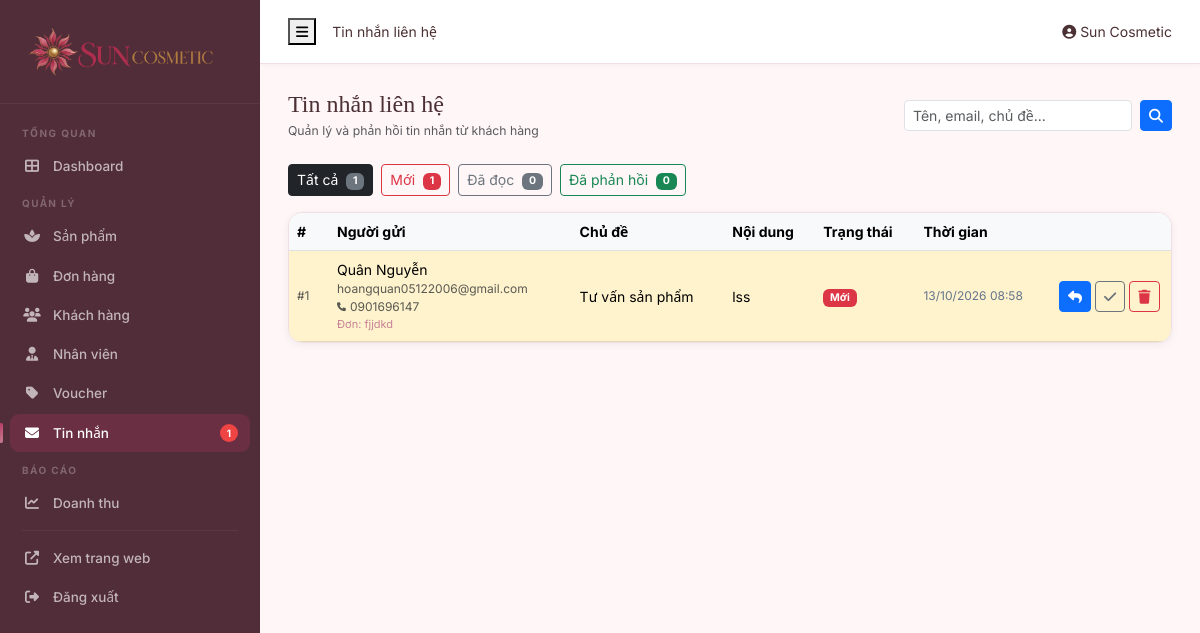
Page /admin/contacts (signed in) on the committed database.
### tables this page shows
CREATE TABLE `lien_he` (
  `id` int(11) NOT NULL AUTO_INCREMENT,
  `ten` varchar(100) NOT NULL,
  `thu_dien_tu` varchar(100) NOT NULL,
  `so_dien_thoai` varchar(20) DEFAULT NULL,
  `id_don_hang` varchar(50) DEFAULT NULL,
  `chu_de` varchar(255) DEFAULT NULL,
  `noi_dung` text NOT NULL,
  `trang_thai` enum('new','read','replied') DEFAULT 'new',
  `noi_dung_tra_loi` text DEFAULT NULL,
  `nguoi_tra_loi` varchar(100) DEFAULT NULL,
  `ngay_tra_loi` datetime DEFAULT NULL,
  `ngay_tao` timestamp NOT NULL DEFAULT current_timestamp(),
  PRIMARY KEY (`id`),
  KEY `idx_trang_thai` (`trang_thai`),
  KEY `idx_thu_dien_tu` (`thu_dien_tu`)
);

### controllers/DieuKhienQuanTri.php (called while the page is built, shortened)
<?php
class DieuKhienQuanTri {
    public function contacts($param = null) {
        $db = db();
        $sql     = "SELECT * FROM lien_he WHERE 1=1";
        $params  = [];
        $sql    .= " ORDER BY ngay_tao DESC";
        $contacts = $db->fetchAll($sql, $params);
        $counts = [
            'all'     => $db->fetch("SELECT COUNT(*) AS c FROM lien_he")['c']             ?? 0,
            'new'     => $db->fetch("SELECT COUNT(*) AS c FROM lien_he WHERE trang_thai='new'")['c']     ?? 0,
            'read'    => $db->fetch("SELECT COUNT(*) AS c FROM lien_he WHERE trang_thai='read'")['c']    ?? 0,
            'replied' => $db->fetch("SELECT COUNT(*) AS c FROM lien_he WHERE trang_thai='replied'")['c'] ?? 0,
        ];
        require_once ROOT_PATH . '/views/quan_tri/lien_he.php';
    }
}

### config/co_so_du_lieu.php (called while the page is built, shortened)
<?php
class Database
{
    private static $instance = null;
    private $pdo;
    private function __construct()
    {
        $dsn = "mysql:host=" . DB_HOST . ";dbname=" . DB_NAME . ";charset=" . DB_CHARSET;
        $options = [
            PDO::ATTR_ERRMODE => PDO::ERRMODE_EXCEPTION,
            PDO::ATTR_DEFAULT_FETCH_MODE => PDO::FETCH_ASSOC,
            PDO::ATTR_EMULATE_PREPARES => false,
        ];
        try {
            $this->pdo = new PDO($dsn, DB_USER, DB_PASS, $options);
        } catch (PDOException $e) {
            if (DEBUG) {
                die("Database connection failed: " . $e->getMessage());
            } else {
                die("Database connection failed.");
            }
        }
    }
    public static function getInstance()
    {
        if (self::$instance === null) {
            self::$instance = new self();
        }
        return self::$instance;
    }
    public function query($sql, $params = [])
    {
        $stmt = $this->pdo->prepare($sql);
        $stmt->execute($params);
        return $stmt;
    }
    public function fetch($sql, $params = [])
    {
        return $this->query($sql, $params)->fetch();
    }
    public function fetchAll($sql, $params = [])
    {
        return $this->query($sql, $params)->fetchAll();
    }
}
function db()
{
    return Database::getInstance();
}

### views/quan_tri/lien_he.php (the view, shortened to what this page needs)
<?php
$admin    = $_SESSION['admin'];
$contacts = $contacts ?? [];
$counts   = $counts   ?? ['all'=>0,'new'=>0,'read'=>0,'replied'=>0];
$filter   = $_GET['status']  ?? '';
$search   = $_GET['search']  ?? '';
$statusLabel = ['new' => 'Mới', 'read' => 'Đã đọc', 'replied' => 'Đã phản hồi'];
$statusClass = ['new' => 'danger', 'read' => 'secondary', 'replied' => 'success'];
$subjectMap  = [
    'technical-support' => 'Hỗ trợ kỹ thuật',
    'buying-advice'     => 'Tư vấn mua hàng',
    'warranty-check'    => 'Thông tin sản phẩm',
    'others'            => 'Khác',
];
?>
<!DOCTYPE html>
<html lang="vi">
<head>
    <link href="https://cdn.jsdelivr.net/npm/bootstrap@5.3.0/dist/css/bootstrap.min.css" rel="stylesheet">
    <link href="https://cdnjs.cloudflare.com/ajax/libs/font-awesome/6.4.0/css/all.min.css" rel="stylesheet">
    <link rel="stylesheet" href="<?= ASSETS_URL ?>/css/admin.css">
<link rel="stylesheet" href="<?= ASSETS_URL ?>/css/sun-cosmetic.css?v=<?= filemtime(ROOT_PATH.'/assets/css/sun-cosmetic.css') ?>"></head>
<body>
<div class="admin-wrapper">
    <aside class="admin-sidebar" id="adminSidebar">
        <a href="<?= SITE_URL ?>/admin" class="admin-brand">
            <img src="<?= ASSETS_URL ?>/images/sun-logo.png?v=<?= filemtime(ROOT_PATH.'/assets/images/sun-logo.png') ?>" alt="Sun Cosmetic" style="height:65px;width:auto;display:block;">
        </a>
        <nav class="admin-nav">
            <span class="admin-nav-label">Tổng quan</span>
            <a href="<?= SITE_URL ?>/admin" class="admin-nav-item"><i class="fas fa-th-large"></i> Dashboard</a>
            <span class="admin-nav-label">Quản lý</span>
            <a href="<?= SITE_URL ?>/admin/products"  class="admin-nav-item"><i class="fas fa-spa"></i> Sản phẩm</a>
            <a href="<?= SITE_URL ?>/admin/orders"    class="admin-nav-item"><i class="fas fa-shopping-bag"></i> Đơn hàng</a>
            <a href="<?= SITE_URL ?>/admin/customers" class="admin-nav-item"><i class="fas fa-users"></i> Khách hàng</a>
            <a href="<?= SITE_URL ?>/admin/employees" class="admin-nav-item"><i class="fas fa-user-tie"></i> Nhân viên</a>
            <a href="<?= SITE_URL ?>/admin/vouchers"  class="admin-nav-item"><i class="fas fa-tag"></i> Voucher</a>
            <a href="<?= SITE_URL ?>/admin/contacts"  class="admin-nav-item active">
                <i class="fas fa-envelope"></i> Tin nhắn
                <?php if ($counts['new'] > 0): ?>
                <span class="badge-count"><?= $counts['new'] ?></span>
                <?php endif; ?>
            </a>
            <span class="admin-nav-label">Báo cáo</span>
            <a href="<?= SITE_URL ?>/admin/revenue" class="admin-nav-item"><i class="fas fa-chart-line"></i> Doanh thu</a>
            <div class="admin-nav-divider"></div>
            <a href="<?= SITE_URL ?>" class="admin-nav-item" target="_blank"><i class="fas fa-external-link-alt"></i> Xem trang web</a>
            <a href="<?= SITE_URL ?>/admin/logout" class="admin-nav-item"><i class="fas fa-sign-out-alt"></i> Đăng xuất</a>
        </nav>
    </aside>
    <div class="admin-main">
        <header class="admin-topbar">
            <button class="admin-menu-toggle" id="menuToggle"><i class="fas fa-bars"></i></button>
            <div class="admin-topbar-title">Tin nhắn liên hệ</div>
            <div class="admin-topbar-right">
                <span class="admin-user"><i class="fas fa-user-circle me-1"></i><?= htmlspecialchars($admin['ho_ten']) ?></span>
            </div>
        </header>
        <div class="admin-content">
            <div class="d-flex flex-wrap align-items-center gap-3 mb-4">
                <div>
                    <h4 class="fw-700 mb-0">Tin nhắn liên hệ</h4>
                    <small class="text-muted">Quản lý và phản hồi tin nhắn từ khách hàng</small>
                </div>
                <div class="ms-auto d-flex gap-2 flex-wrap">
                    <form method="GET" action="<?= SITE_URL ?>/admin/contacts" class="d-flex gap-2">
                        <input type="text" name="search" class="form-control form-control-sm"
                               placeholder="Tên, email, chủ đề..." value="<?= htmlspecialchars($search) ?>" style="min-width:200px">
                        <button class="btn btn-sm btn-primary"><i class="fas fa-search"></i></button>
                    </form>
                </div>
            </div>
            <div class="d-flex gap-2 mb-3 flex-wrap">
                <a href="<?= SITE_URL ?>/admin/contacts<?= $search ? '?search='.urlencode($search) : '' ?>"
                   class="btn btn-sm <?= !$filter ? 'btn-dark' : 'btn-outline-secondary' ?>">
                    Tất cả <span class="badge bg-secondary ms-1"><?= $counts['all'] ?></span>
                </a>
                <a href="<?= SITE_URL ?>/admin/contacts?status=new<?= $search ? '&search='.urlencode($search) : '' ?>"
                   class="btn btn-sm <?= $filter==='new' ? 'btn-danger' : 'btn-outline-danger' ?>">
                    Mới <span class="badge bg-danger ms-1"><?= $counts['new'] ?></span>
                </a>
                <a href="<?= SITE_URL ?>/admin/contacts?status=read<?= $search ? '&search='.urlencode($search) : '' ?>"
                   class="btn btn-sm <?= $filter==='read' ? 'btn-secondary' : 'btn-outline-secondary' ?>">
                    Đã đọc <span class="badge bg-secondary ms-1"><?= $counts['read'] ?></span>
                </a>
                <a href="<?= SITE_URL ?>/admin/contacts?status=replied<?= $search ? '&search='.urlencode($search) : '' ?>"
                   class="btn btn-sm <?= $filter==='replied' ? 'btn-success' : 'btn-outline-success' ?>">
                    Đã phản hồi <span class="badge bg-success ms-1"><?= $counts['replied'] ?></span>
                </a>
            </div>
            <div class="admin-card">
                <?php if (empty($contacts)): ?>
                <div class="text-center py-5 text-muted">
                    <i class="fas fa-inbox fa-3x mb-3 opacity-25"></i>
                    <p>Không có tin nhắn nào.</p>
                </div>
                <?php else: ?>
                <div class="table-responsive">
                    <table class="table table-hover align-middle mb-0">
                        <thead class="table-light">
                            <tr>
                                <th style="width:40px">#</th>
                                <th>Người gửi</th>
                                <th>Chủ đề</th>
                                <th>Nội dung</th>
                                <th>Trạng thái</th>
                                <th>Thời gian</th>
                                <th style="width:120px"></th>
                            </tr>
                        </thead>
                        <tbody>
                        <?php foreach ($contacts as $c): ?>
                            <tr class="<?= $c['trang_thai'] === 'new' ? 'table-warning' : '' ?>">
                                <td class="text-muted" style="font-size:12px">#<?= $c['id'] ?></td>
                                <td>
                                    <div class="fw-600"><?= htmlspecialchars($c['ten']) ?></div>
                                    <div class="text-muted" style="font-size:12px"><?= htmlspecialchars($c['thu_dien_tu']) ?></div>
                                    <?php if ($c['so_dien_thoai']): ?>
                                    <div class="text-muted" style="font-size:12px"><i class="fas fa-phone fa-xs me-1"></i><?= htmlspecialchars($c['so_dien_thoai']) ?></div>
                                    <?php endif; ?>
                                    <?php if ($c['id_don_hang']): ?>
                                    <div style="font-size:11px;color:#c78195">Đơn: <?= htmlspecialchars($c['id_don_hang']) ?></div>
                                    <?php endif; ?>
                                </td>
                                <td style="max-width:160px">
                                    <?php $subjectDisplay = $subjectMap[$c['chu_de']] ?? $c['chu_de'] ?? ''; ?>
                                    <span class="text-truncate d-block" style="max-width:150px" title="<?= htmlspecialchars($subjectDisplay) ?>">
                                        <?= htmlspecialchars($subjectDisplay ?: '—') ?>
                                    </span>
                                </td>
                                <td style="max-width:220px">
                                    <span class="text-truncate d-block" style="max-width:210px" title="<?= htmlspecialchars($c['noi_dung']) ?>">
                                        <?= htmlspecialchars(mb_substr($c['noi_dung'], 0, 80)) ?><?= mb_strlen($c['noi_dung']) > 80 ? '…' : '' ?>
                                    </span>
                                </td>
                                <td>
                                    <span class="badge bg-<?= $statusClass[$c['trang_thai']] ?? 'secondary' ?>">
                                        <?= $statusLabel[$c['trang_thai']] ?? $c['trang_thai'] ?>
                                    </span>
                                </td>
                                <td style="font-size:12px;color:#64748b;white-space:nowrap">
                                    <?= date('d/m/Y H:i', strtotime($c['ngay_tao'])) ?>
                                </td>
                                <td>
                                    <div class="d-flex gap-1">
                                        <button type="button" class="btn btn-sm btn-primary" title="Xem & phản hồi"
                                                data-contact="<?= htmlspecialchars(json_encode($c), ENT_QUOTES) ?>"
                                                onclick="openReply(JSON.parse(this.dataset.contact))">
                                            <i class="fas fa-reply"></i>
                                        </button>
                                        <?php if ($c['trang_thai'] === 'new'): ?>
                                        <a href="<?= SITE_URL ?>/admin/contacts/read?id=<?= $c['id'] ?>"
                                           class="btn btn-sm btn-outline-secondary" title="Đánh dấu đã đọc">
                                            <i class="fas fa-check"></i>
                                        </a>
                                        <?php endif; ?>
                                        <a href="<?= SITE_URL ?>/admin/contacts/delete?id=<?= $c['id'] ?>"
                                           class="btn btn-sm btn-outline-danger" title="Xóa"
                                           onclick="return confirm('Xóa tin nhắn này?')">
                                            <i class="fas fa-trash"></i>
                                        </a>
                                    </div>
                                </td>
                            </tr>
                        <?php endforeach; ?>
                        </tbody>
                    </table>
                </div>
                <?php endif; ?>
            </div>
        </div>
    </div>
</div>
</body>
</html>

### rows in the picture
lien_he: id "1", ten "Quân Nguyễn", thu_dien_tu "hoangquan05122006@gmail.com", so_dien_thoai "0901696147", id_don_hang "fjjdkd", chu_de "Tư vấn sản phẩm", noi_dung "lss", trang_thai "Mới", ngay_tao "13/10/2026 08:58"

### other values in the picture
$counts['new'] "1"
$admin['ho_ten'] "Sun Cosmetic"
$counts['all'] "1"
$counts['read'] "0"
$counts['replied'] "0"
